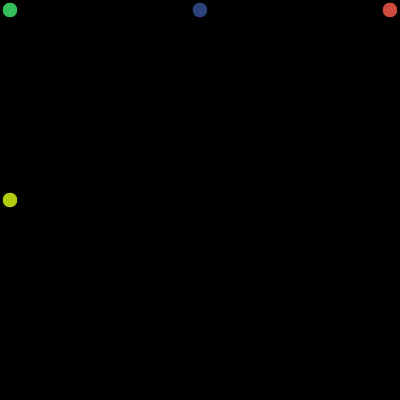
Frame 1 (no input)
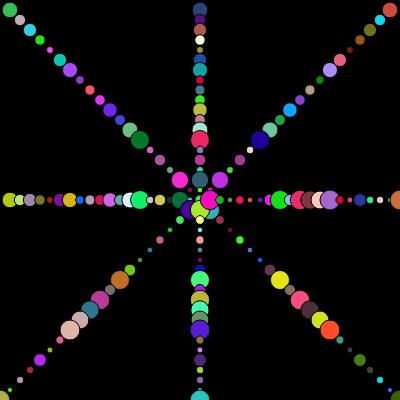
Frame 60 (no input)
Frame 120 (the mouse pressed at the canvas centre since frame 60): identical to frame 60, image omitted

The p5.js sketch that drew these frames (run headless with seeded random() and noise() and a simulated clock; from frame 60 on, the mouse is pressed at the canvas centre):

// p5.js sketch
// ── sketch.js
let m,x,s,t ;
let n,y,p,q
let mSpd = [];
let nSpd = [];
let diam;

function setup() {
  createCanvas(400, 400);
  background(0);
  // for (let i = 0; i < 300; i++) {
  //   m[i] = width / 2;
  //   n[i] = height / 2;
  //   mSpd[i] = random(-2, 2);
  //   nSpd[i] = random(-2, 2);
    m=0
    n=0
  x=width
  y=0
  s=width/2
  t=0
    p=0
  q=height/2
    // m[i]=0
    // n[i]=0
  // }
}

function draw() {
  // background(0);
  // for (let i = 0; i < 300; i++) {
    let diam = random(5, 20);

    m += 10;    
    n += 10;
    x -= 10;    
    y += 10;
      
    t += 10;
  
p += 10
  
  
    fill(random(255),random(255),random(255))
    circle(m, n, diam);
  fill(random(255),random(255),random(255))
  circle(x, y, diam);
  fill(random(255),random(255),random(255))
  circle(s, t, diam);
  fill(random(255),random(255),random(255))
  circle(p, q, diam);
  // }
}
